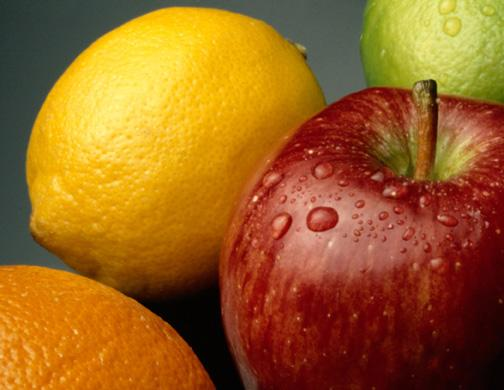
#> input picture images/fruit3.jpg, 504 x 390 px, found by its file name
$ python ROTHA_Dapravith_e20190915_TP5_20240118100119.py
#> lines starting #> are read from the running program, lines starting #| are printed output that depends on the picture
import cv2 as cv
import numpy as np
img = cv.imread("images/fruit3.jpg")
#> img is the input picture: shape (390, 504, 3); mean B, G, R 32.1, 98.1, 155.4
image = cv.imshow("Image",img)

def darkness():
    darkness =np.copy(img)
    # set modify values
    modify_value= 50
    for x in range(len(img)):
        for y in range(len(img[x])):
            #Operation
            new_R = img[x,y,2] - modify_value
            new_G = img[x,y,1] - modify_value
            new_B = img[x,y,0] - modify_value
            # check condition of the intensity which is smaller than 0
            if new_B < 0:
                new_B = 0
            if new_G < 0:
                new_G=0
            if new_R <0:
                new_R=0
            #Add new intensity which has modified value
            darkness[x,y] = [new_B,new_G,new_R]
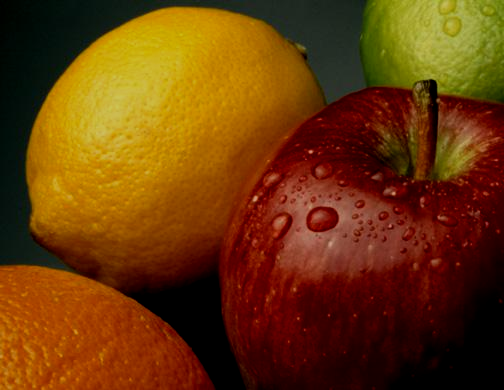
#> darkness: shape (390, 504, 3); mean B, G, R 8.9, 57.5, 106.9
    cv.imshow("Darkness Image",darkness)

def brightness():
    brightness= np.copy(img)
    modify_value= 200
    for x in range(len(img)):
        for y in range(len(img[x])):
            #Operation
            new_R = modify_value + img[x,y,2]
            new_G = modify_value + img[x,y,1]
            new_B = modify_value + img[x,y,0]
            # check condition of the intensity which is bigger than 255
            if new_B > 255:
                new_B = 255
            if new_G > 255:
                new_G = 255
            if new_R > 255:
                new_R = 255
            #Add new intensity which has modified value
            brightness[x,y] = [new_B,new_G,new_R]
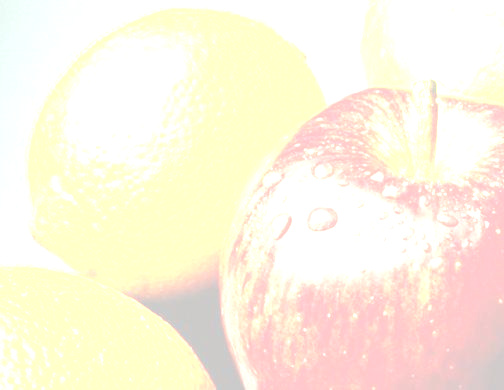
#> brightness: shape (390, 504, 3); mean B, G, R 224.7, 244.2, 253.1
    cv.imshow("Brightness Image",brightness)

image
darkness()
brightness()
cv.waitKey(0)

$ run again, with images/fruit1.jpg copied over images/fruit3.jpg
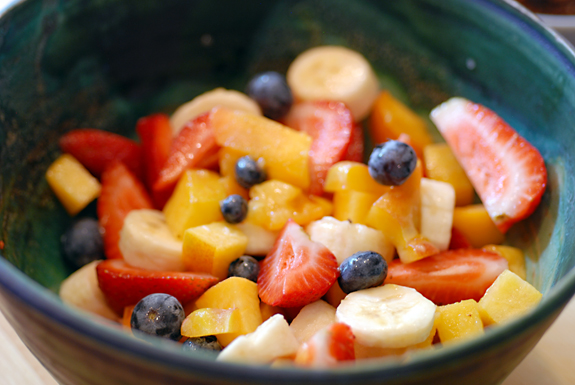
#> input picture images/fruit1.jpg, 575 x 385 px, found by its file name
#> img is the input picture: shape (385, 575, 3); mean B, G, R 68, 97.8, 128.9
#> after the loop in darkness, `for x in range(len(img)):`:
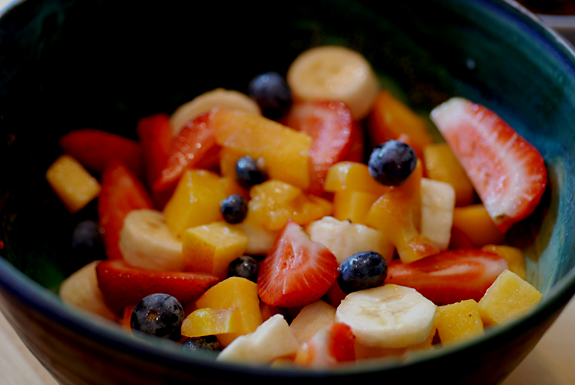
#> darkness: shape (385, 575, 3); mean B, G, R 32.8, 54, 85.8
#> after the loop in brightness, `for x in range(len(img)):`:
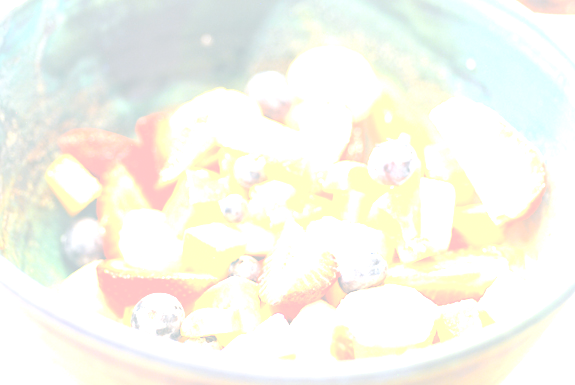
#> brightness: shape (385, 575, 3); mean B, G, R 237.5, 247.1, 246.5

$ run again, with images/fruit2.jpg copied over images/fruit3.jpg
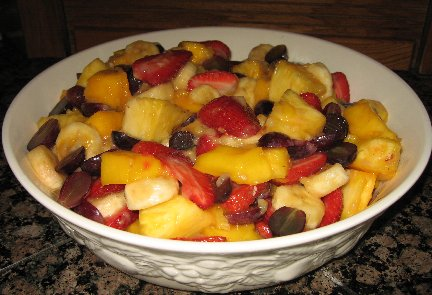
#> input picture images/fruit2.jpg, 432 x 295 px, found by its file name
#> img is the input picture: shape (295, 432, 3); mean B, G, R 53.5, 90.8, 124.9
#> after the loop in darkness, `for x in range(len(img)):`:
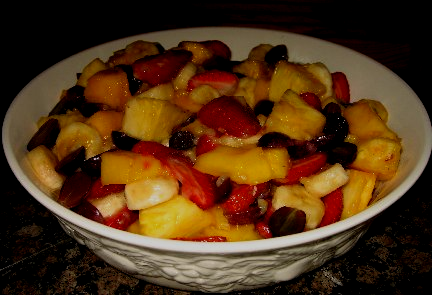
#> darkness: shape (295, 432, 3); mean B, G, R 22.6, 50.7, 80.3
#> after the loop in brightness, `for x in range(len(img)):`:
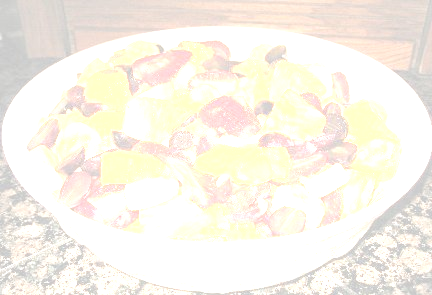
#> brightness: shape (295, 432, 3); mean B, G, R 232.6, 243.1, 248.2

$ run again, with images/fruit4.jpg copied over images/fruit3.jpg
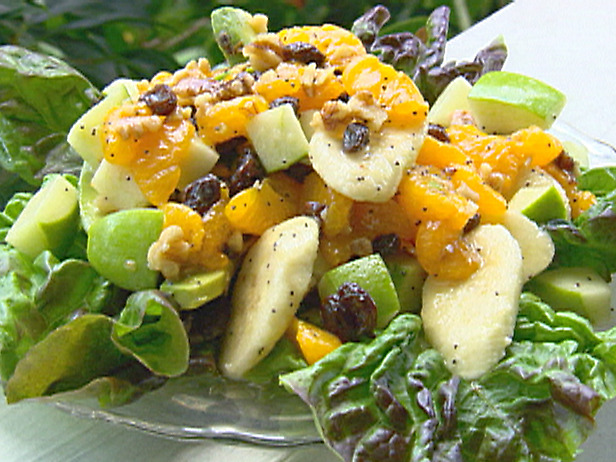
#> input picture images/fruit4.jpg, 616 x 462 px, found by its file name
#> img is the input picture: shape (462, 616, 3); mean B, G, R 86.8, 145.3, 146.5
#> after the loop in darkness, `for x in range(len(img)):`:
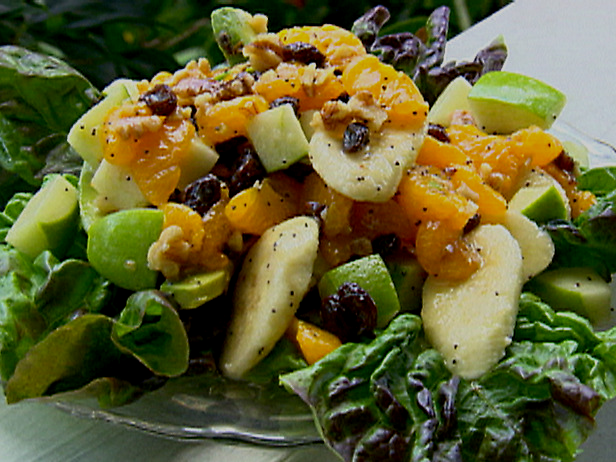
#> darkness: shape (462, 616, 3); mean B, G, R 49.7, 96, 97.4
#> after the loop in brightness, `for x in range(len(img)):`:
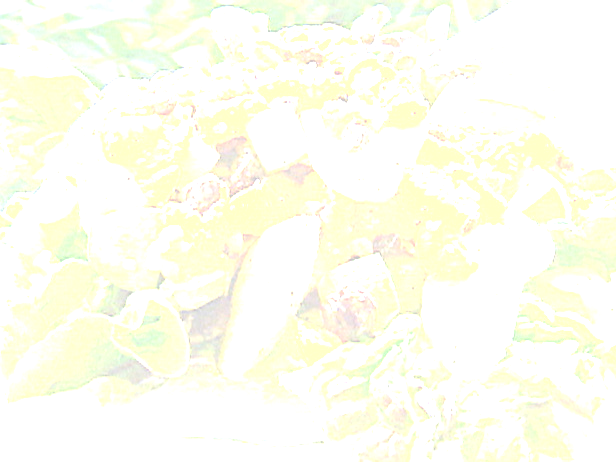
#> brightness: shape (462, 616, 3); mean B, G, R 239.8, 254.1, 253.7
